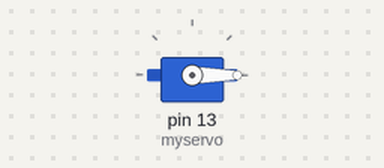
The sketch below on a simulated Arduino Uno, built with avr-gcc and run on an emulated ATmega328P. Parts: servo.

Above: at 0.05 s.
Timing chart, 0 to 3.0 s (numbered marks = the images above):
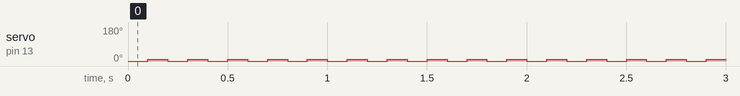

The sketch:

Servo.ino
```cpp
#include <Servo.h>

Servo myservo;

// red is positive and brown is ground

void setup() {
  myservo.attach(13); // yellow wire
}

void loop() {
    myservo.write(-10);
    delay(100);
    myservo.write(10);
    delay(100);
}
```

Measured:
- by itself, servo on pin 13 (myservo): alternates 10° for 0.10 s and 0° for 0.10 s
